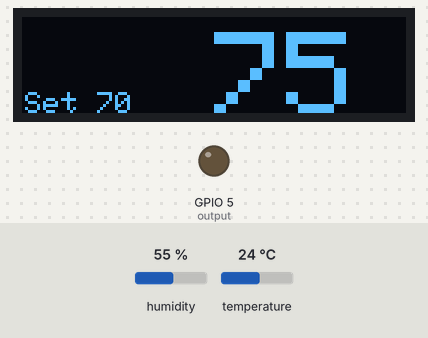
A sketch run on a simulated ESP32. Shown: 128×32 one-colour display, output pins drawn as LEDs (lit = HIGH). The test bench sets the inputs (shaded band); at power-on: temperature 24 °C, humidity 55 %. WiFi joins after 1.5 s; servers stay silent unless stated; what the sketch prints to the serial monitor is not drawn.

Above: at 4.1 s.
4.2 s: temperature set to 20 °C
At 6.0 s:
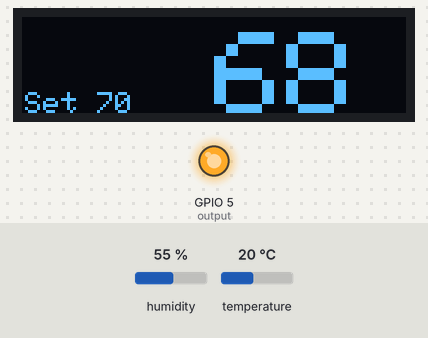
7.1 s: temperature set to 28 °C
At 8.8 s:
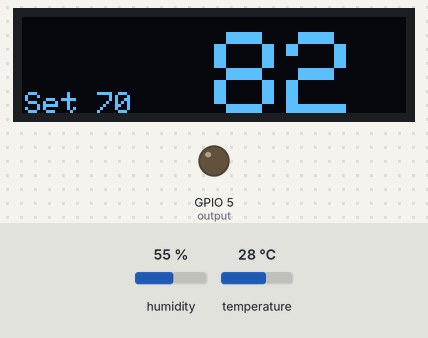
9.1 s: temperature set to 12 °C
At 10.6 s:
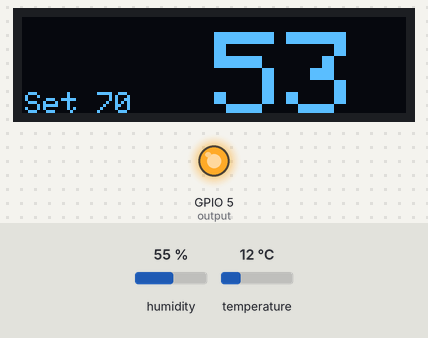
Timing chart, 0 to 12.1 s (numbered marks = the images above; inputs shaded):
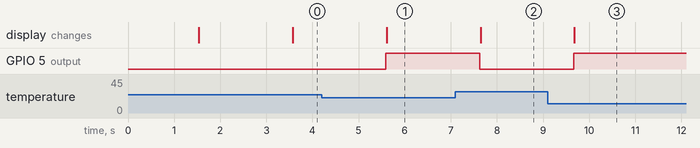

The sketch:

thermostatRun.ino
```cpp
#include <WiFi.h>
#include <AsyncTCP.h>
#include <ESPAsyncWebServer.h>
#include "DHT.h"
#include <SPI.h>
#include <Wire.h>
#include <Adafruit_GFX.h>
#include <Adafruit_SSD1306.h>

#define DHTPIN 4     // Digital pin connected to the DHT sensor
#define DHTTYPE DHT11   // DHT 11

#define SCREEN_WIDTH 128 // OLED display width, in pixels
#define SCREEN_HEIGHT 32 // OLED display height, in pixels
#define OLED_RESET     3 // Reset pin # (or -1 if sharing Arduino reset pin)
#define SCREEN_ADDRESS 0x3C ///< See datasheet for Address; 0x3D for 128x64, 0x3C for 128x32
Adafruit_SSD1306 display(SCREEN_WIDTH, SCREEN_HEIGHT, &Wire, OLED_RESET);

// REPLACE WITH YOUR NETWORK CREDENTIALS
const char* ssid = "YOUR SSID HERE";
const char* password = "YOUR PASSWORD HERE";

// Set your static IP address
IPAddress local_IP(192, 168, 1, 200);
// Set your Gateway IP address
IPAddress gateway(192, 168, 1, 1);
IPAddress subnet(255, 255, 0, 0);

// Default Threshold Temperature Value
String inputMessage = "70";
String lastTemperature;

// HTML web page to handle 2 input fields (threshold_input, enable_arm_input)
const char index_html[] PROGMEM = R"rawliteral(
<!DOCTYPE HTML><html><head>
  <title>Temperature Threshold Output Control</title>
  <meta name="viewport" content="width=device-width, initial-scale=1">
  <style>
    html {
      font-family: Arial, Helvetica, sans-serif;
      text-align: center;
    }
    h1 {
      font-size: 1.8rem;
      color: rgb(0, 0, 0);
    }
    h2{
      font-size: 1.5rem;
      font-weight: bold;
      color: #143642;
    }
    .topnav {
      overflow: hidden;
      background-color: #000000;
    }
    body {
      margin: 0;
    }
    .content {
      padding: 30px;
      max-width: 600px;
      margin: 0 auto;
     }
    </style>
  </head><body>
  <h2>DIY THERMOSTAT</h2>
  <h3>Current Temp: %TEMPERATURE% &deg;F</h3>
  <form action="/get">
    <h3>Set Temp <input type="number" step="0.1" name="threshold_input" value="%THRESHOLD%" required><br></h3>
    <input type="submit" value="Submit">
  </form>
</body></html>)rawliteral";

void notFound(AsyncWebServerRequest *request) {
  request->send(404, "text/plain", "Not found");
}

// Start webserver on port 80
AsyncWebServer server(80);

// Replaces placeholder with DHT11 values
String processor(const String& var){
  //Serial.println(var);
  if(var == "TEMPERATURE"){
    return lastTemperature;
  }
  else if(var == "THRESHOLD"){
    return inputMessage;
  }
  return String();
}

const char* PARAM_INPUT_1 = "threshold_input";

// GPIO where the relay output is connected to
const int output = 5;

DHT dht(DHTPIN, DHTTYPE);

void setup() {
  Serial.begin(115200);
  if (!WiFi.config(local_IP, gateway, subnet)) {
    Serial.println("STA Failed to configure");
  }
  WiFi.mode(WIFI_STA);
  WiFi.begin(ssid, password);
  if (WiFi.waitForConnectResult() != WL_CONNECTED) {
    Serial.println("WiFi Failed!");
    return;
  }
  Serial.println();
  Serial.print("ESP IP Address: http://");
  Serial.println(WiFi.localIP());

  // Set digital output for relay control
  pinMode(output, OUTPUT);
  digitalWrite(output, LOW);

  // Initialize and clear the display buffer
  if(!display.begin(SSD1306_SWITCHCAPVCC, SCREEN_ADDRESS)) {
    Serial.println(F("SSD1306 allocation failed"));
    for(;;); // Don't proceed, loop forever
  }
  display.clearDisplay();

  // Start the DHT11 sensor
 dht.begin();

  // Send web page to client
  server.on("/", HTTP_GET, [](AsyncWebServerRequest *request){
    request->send_P(200, "text/html", index_html, processor);
  });

  // Receive an HTTP GET request at <ESP_IP>/get?threshold_input=<inputMessage>&enable_arm_input=<inputMessage2>
  server.on("/get", HTTP_GET, [] (AsyncWebServerRequest *request) {
    // GET threshold_input value on <ESP_IP>/get?threshold_input=<inputMessage>
    if (request->hasParam(PARAM_INPUT_1)) {
      inputMessage = request->getParam(PARAM_INPUT_1)->value();
    }
    Serial.println(inputMessage);
    request->send(200, "text/html", "Set temp updated.<br><a href=\"/\">Return to Home Page</a>");
  });
  server.onNotFound(notFound);
  server.begin();
}

void loop() {
  delay(2000);
  display.clearDisplay();
  int temperature = dht.readTemperature(true);
  lastTemperature = String(temperature);
  Serial.println(temperature);
  // Check if temperature is above threshold and if it needs to trigger output
  if(temperature > inputMessage.toInt()){
    String message = String("Temperature above threshold. Current temperature: ") +
                          String(temperature) + String("F");
    Serial.println(message);
    digitalWrite(output, LOW);
    Serial.println("output low");
  }
    // Check if temperature is below threshold and if it needs to trigger output
  else if((temperature < inputMessage.toInt())) {
    String message = String("Temperature below threshold. Current temperature: ") +
                          String(temperature) + String(" F");
    Serial.println(message);
    digitalWrite(output, HIGH);
    Serial.println("output high");
  }
  display.setTextColor(WHITE);
  display.setTextSize(1);
  display.setCursor(1,25);
  display.print("Set ");
  display.print(inputMessage);
  display.setTextColor(WHITE);
  display.setTextSize(4);
  display.setCursor(64,5);
  display.print(temperature);
  display.display();
}
```

Measured:
- the behaviour switches between 22 and 21 °C on temperature (found by bisection; images 0 and 1)
- after the input at 4.2 s, GPIO 5 (output): LOW → HIGH after 1.4 s; the display: changes after 1.4 s (image 1)
- after the input at 7.1 s, GPIO 5 (output): HIGH → LOW after 0.53 s; the display: changes after 0.54 s (image 2)
- after the input at 9.1 s, GPIO 5 (output): LOW → HIGH after 0.57 s; the display: changes after 0.58 s (image 3)
